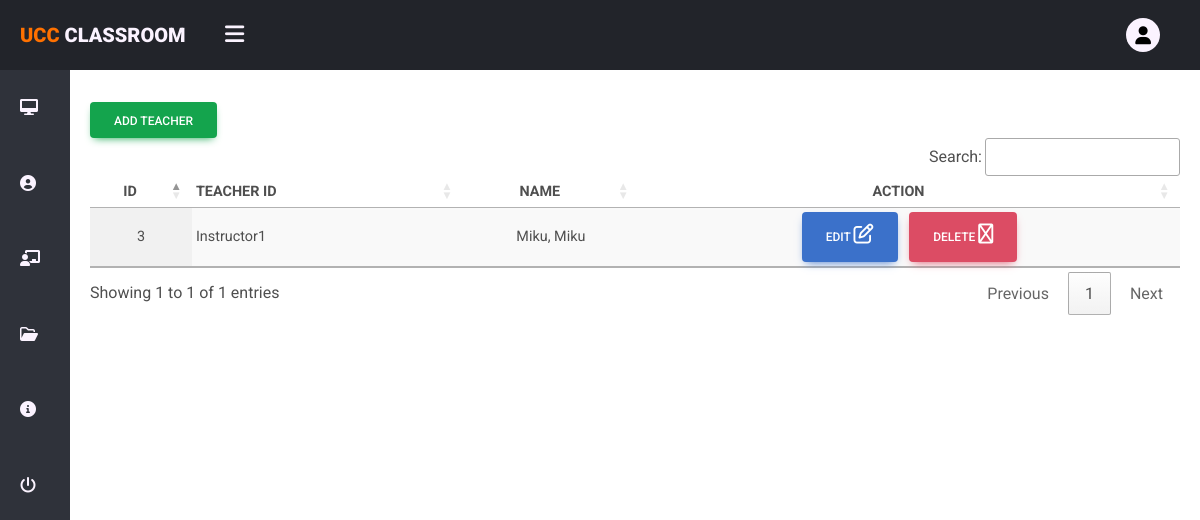
The app's page /admin/InstructorManage.php (signed in), older data.
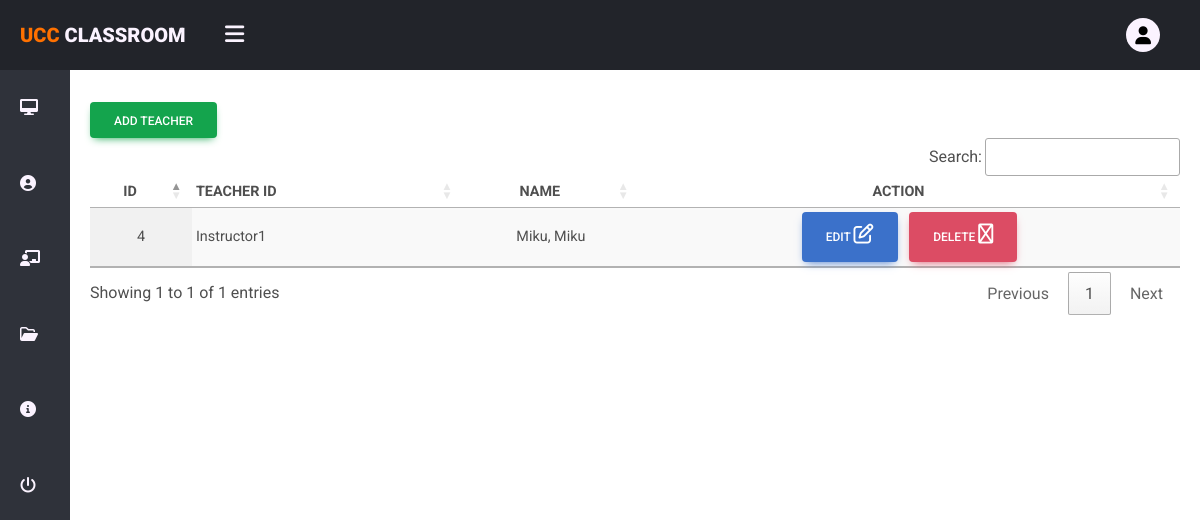
The same page, newer data.
### tables this page shows
CREATE TABLE `instructors` (
  `id` int(11) NOT NULL,
  `school_id` varchar(100) NOT NULL,
  `first_name` varchar(100) NOT NULL,
  `last_name` varchar(100) NOT NULL,
  `status` int(11) NOT NULL
);

### admin/InstructorManage.php (the view, shortened to what this page needs)
<?php
  require('includes/Header.php');
?>
  <div class="x--main-container">
    <?php
      require './Modals/Add/AddInstructorModal.php';
    ?>
  <div class="container pt-4 ">
    <div class="container-lg p-2 bg-white rounded">
    <button type="button" class="btn btn-success" data-toggle="modal" data-target="#instructorModal">
      Add Teacher
    </button>
    <table id="tableView" class="display responsive  compact table table-striped" width="100%">
        <thead>
          <tr>
            <th class="text-center">ID</th>
            <th class="text-start">TEACHER ID</th>
            <th class="text-center">NAME</th>
            <th class="text-center">ACTION</th>
          </tr>
        </thead>
        <tbody>
          <?php
            $admins = $con->query("SELECT * FROM instructors WHERE status=1");
            if($admins->num_rows > 0) {
              while($row = $admins->fetch_assoc()){?>
                <tr>
                  <td class="text-center  align-middle"><?php echo $row['id'] ?></td>
                  <td class="text-start  align-middle"><?php echo $row['school_id'] ?></td>
                  <td class="text-center  align-middle"><?php echo $row['last_name'] . ', ' . $row['first_name'] ?></td>
                  <td class="text-center  align-middle">
                    <a href="admin_components/action.php?role=instructor&action=edit&id=<?php echo $row['school_id'] ?>">
                    <button type="submit" class="btn btn-primary mx-1">
                        Edit
                        <i class="fa-solid fa-pen-to-square h5"></i>
                    </button>
                    </a>
                    <a href="admin_components/action.php?role=instructor&action=delete&id=<?php echo $row['school_id'] ?>" class="text-white text-decoration-none">
                      <button type="submit" class="btn btn-danger mx-1 ">Delete
                        <i class="fa fa-trash h5" aria-hidden="true"></i>
                      </button>
                    </a>
                  </td>
                </tr>
              <?php
              }
            }
          ?>
        </tbody>
      </table>
    </div>
    </div>
  </div>
<?php
require('includes/Footer.php');
?>

### admin/includes/Header.php (shortened to what this page needs)
<!DOCTYPE html>
<html lang="en">
<head>
    <link rel="stylesheet" href="https://cdnjs.cloudflare.com/ajax/libs/font-awesome/5.12.0-2/css/all.min.css" />
    <link rel="stylesheet" href="../css/bootstrap.min.css" />
    <link rel="stylesheet" type="text/css" href="https://cdn.datatables.net/v/bs5/dt-1.13.1/r-2.4.0/datatables.min.css" />
    <link rel="stylesheet" href="https://cdn.datatables.net/1.13.1/css/jquery.dataTables.min.css">
    <link rel="stylesheet" href="../main-css/userManage.css" />
    <link rel="stylesheet" href="../main-css/aboutUs.css" />
    <link rel="stylesheet" href="../main-css/nav.css" />
    <link rel="stylesheet" href="https://cdnjs.cloudflare.com/ajax/libs/font-awesome/6.2.1/css/all.min.css">
    <link href="https://cdnjs.cloudflare.com/ajax/libs/font-awesome/6.0.0/css/all.min.css" rel="stylesheet" />
    <link href="https://cdnjs.cloudflare.com/ajax/libs/mdb-ui-kit/6.0.1/mdb.min.css" rel="stylesheet" />
</head>
<?php
require('NavigationBar.php');
?>

### admin/includes/NavigationBar.php (shortened to what this page needs)
<body>
    <div class="x--wrapper">
        <div class="scrollbar-deep-purple">
            <div class="x--header">
                <div class="x--header-menu">
                    <div class="x--title"><span id="orange" class="text-orange">UCC </span>Classroom</div>
                    <div class="x--sidebar-btn">
                        <i class="fas fa-bars"></i>
                    </div>
                    <ul>
                        <li><a href="Profile.php"><i class="fas fa-user"></i></a></li>
                    </ul>
                </div>
            </div>
            <div class="x--sidebar">
                <div class="x--sidebar-menu">
                    <li class="x--item">
                        <a href="dashboard.php" class="x--menu-btn">
                            <i class="fas fa-desktop"></i><span>Dashboard</span>
                        </a>
                    </li>
                    <li class="x--item" id="profile">
                        <a href="#profile" class="x--menu-btn">
                            <i class="fas fa-user-circle"></i><span>Manage Users&nbsp;&nbsp;&nbsp;<i class="fa-sharp fa-solid fa-caret-down"></i></span>
                        </a>
                    </li>
                    <li class="x--item" id="messages">
                        <a href="#messages" class="x--menu-btn">
                            <i class="fa-solid fa-chalkboard-user"></i><span>Manage Class &nbsp;&nbsp;<i class="fa-sharp fa-solid fa-caret-down"></i></span>
                        </a>
                    </li>
                    <li class="x--item" id="settings">
                        <a href="#settings" class="x--menu-btn">
                            <i class="fa-regular fa-folder-open"></i><span>Manage Files &nbsp;&nbsp;&nbsp;<i class="fa-sharp fa-solid fa-caret-down"></i></span>
                        </a>
                    </li>
                    <li class="x--item">
                        <a href="aboutUs.php" class="x--menu-btn">
                            <i class="fas fa-info-circle"></i><span>About Us</span>
                        </a>
                    </li>
                    <li class="x--item">
                        <a href="../Components/logout.php" class="x--menu-btn">
                            <i class="fas fa-power-off"></i><span>Logout</span>
                        </a>
                    </li>
                </div>
            </div>

### admin/includes/Footer.php (shortened to what this page needs)
</div>
</body>
</html>

### main-css/userManage.css (style rules this page uses)
.x--main-container { margin: auto; }
.btn-success { align-items: center; justify-content: center; }

### main-css/nav.css (style rules this page uses)
* { margin: 0; padding: 0; list-style: none; text-decoration: none; box-sizing: border-box; font-family: "Roboto", sans-serif; }
body { background: url(../uploads/ucc-bg.jpg) no-repeat center center fixed; -webkit-background-size: cover; -moz-background-size: cover; -o-background-size: cover; background-size: cover; height: 100vh; overflow-x: hidden; }
.x--wrapper .x--header { z-index: 1; background: #22242a; position: fixed; width: calc(100% - 0%); height: 70px; display: flex; top: 0; }
.x--wrapper .x--header .x--header-menu { width: calc(100% - 0%); height: 100%; display: flex; justify-content: space-between; align-items: center; padding: 0 20px; }
.x--wrapper .x--header .x--header-menu .x--title { color: #fbf3ff; font-size: 20px; text-transform: uppercase; font-weight: 900; text-align: center; }
.x--wrapper .x--header .x--header-menu .x--title span { color: #ff7100; }
.x--wrapper .x--header .x--header-menu .x--sidebar-btn { color: #fbf3ff; padding-left: 0px; position: absolute; margin-left: 205px; font-size: 22px; font-weight: 900; cursor: pointer; transition: 1s; transition-property: color; }
.x--wrapper .x--header .x--header-menu ul { display: flex; padding-top: 15px; }
.x--wrapper .x--header .x--header-menu ul li a { background: #fbf3ff; color: #000; display: block; margin: 0 20px; font-size: 18px; width: 34px; height: 34px; line-height: 35px; text-align: center; border-radius: 50%; transition: 1s; transition-property: background, color; }
.x--wrapper .x--sidebar .x--sidebar-menu { overflow: hidden; }
.x--wrapper .x--sidebar { z-index: 1; background: #2f323a; position: fixed; top: 70px; width: 70px; height: calc(100%); transition: 1s; transition-property: width; overflow-y: hidden; }
.x--wrapper .x--sidebar .x--sidebar-menu .x--item { width: 250px; overflow: hidden; }
.x--wrapper .x--sidebar .x--sidebar-menu .x--item .x--menu-btn { display: block; }
.x--wrapper .x--sidebar .x--sidebar-menu .x--item .x--menu-btn { display: inline-block; color: #fbf3ff; position: relative; padding: 25px 20px; transition: 1s; transition-property: color; text-decoration: none; align-items: center; }
.x--wrapper .x--main-container { width: calc(100% - 70px); margin-left: 70px; margin-top: 70px; transition: 1s; }
.x--main-container { animation: transitionIn 0.75s; }

Row changes from the older to the newer data that the page shows:
removed instructors: id "3", school "Instructor1", last_name "Miku", first_name "Miku"
added instructors: id "4", school "Instructor1", last_name "Miku", first_name "Miku"
